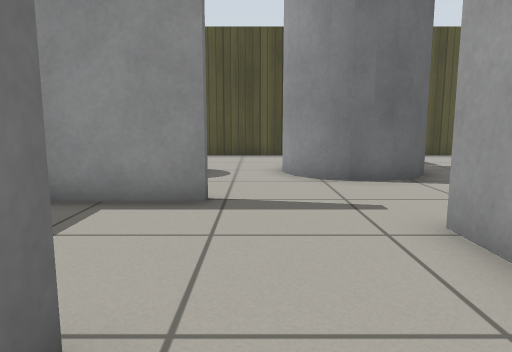
view 1 (above)

17 first-person views from a walk through a Gazebo world. The camera is 0.62 m above the floor, tilts 8° down and sees 70° across. The floor is counted in squares, 0.5 m on a side. Each view is taken from the middle of a square. On the plan, view 1 faces up. The plan holds only what a view shows up to about 15 squares ahead; the rest is blank. Gazebo's built-in surfaces are drawn with simple patterns.

view 2
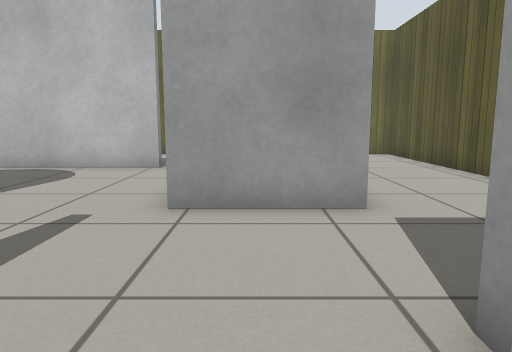

view 3
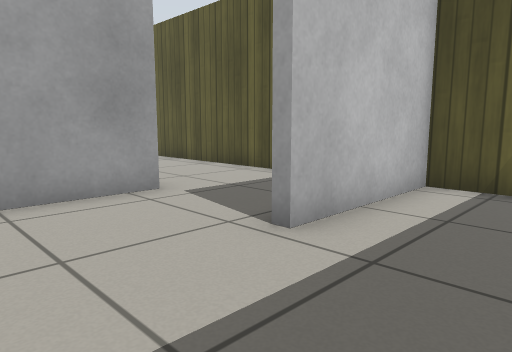

view 4
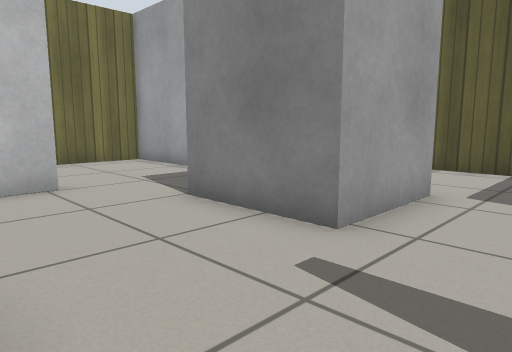

view 5
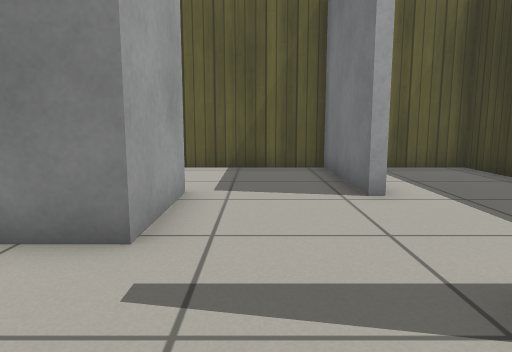

view 6
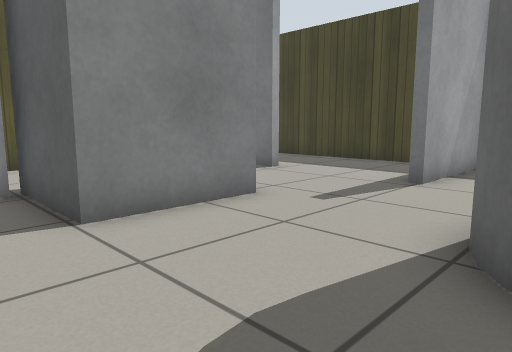

view 7
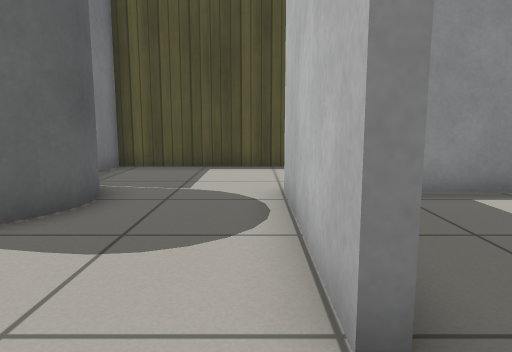

view 8
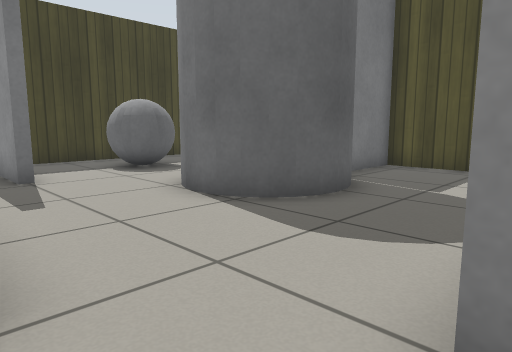

view 9
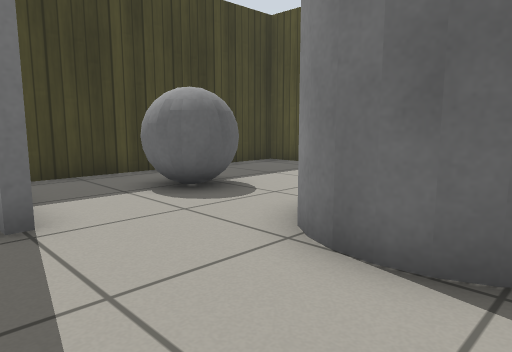

view 10
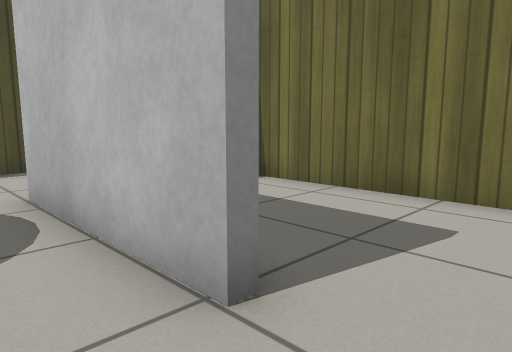

view 11
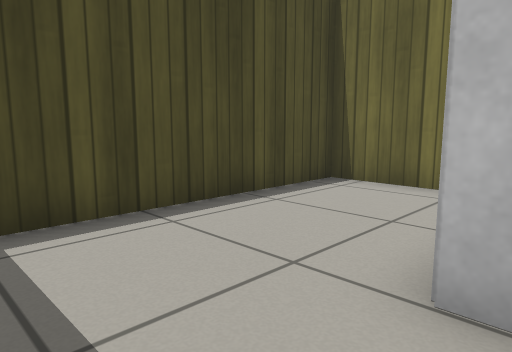

view 12
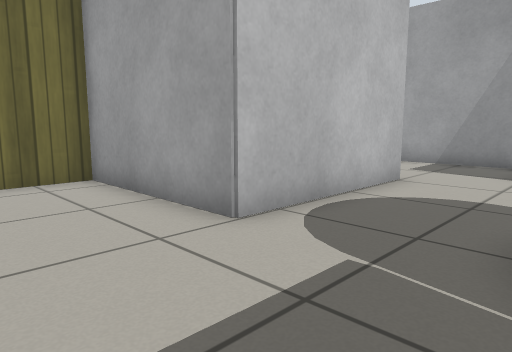

view 13
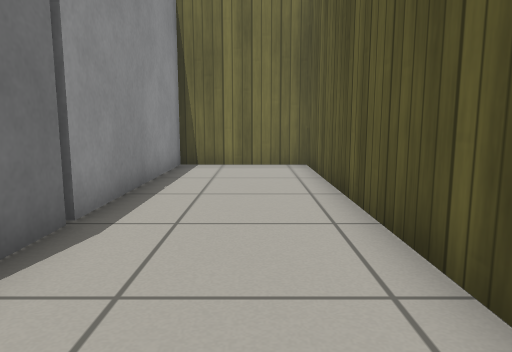

view 14
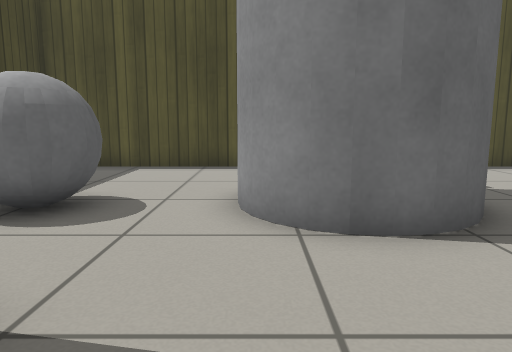

view 15
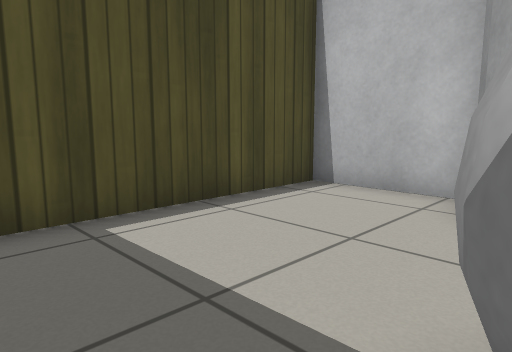

view 16
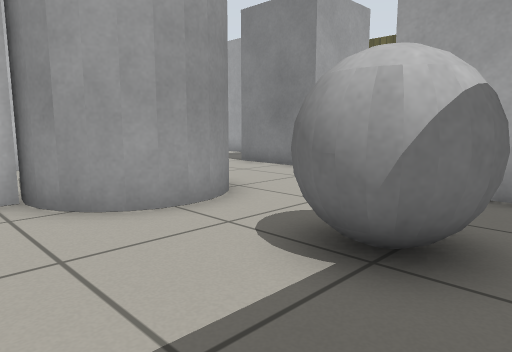

view 17
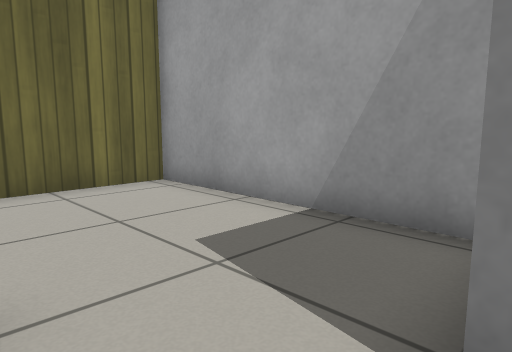

### Floor plan
Key: @ floor where view 1 was taken; # wall or solid block; . floor; C grey cylinder; B grey box; G grey ball.
Columns run from 5 left of view 1 to 13 right of it. Each row starts with its distance up from view 1.
 15 ###################
 14 #.......#.........#
 13 #.......#.........#
 12 #.......#.........#
 11 #.....CC C...######
 10 #.GG..C  C...#....#
  9 #.GG..C  C...#....#
  8 #......CC....#....#
  7 #............#....#
  6 #####........#....#
  5 #.................#
  4 #.......BBB.......#
  3 #.......B B.......#
  2 #.......B B.......#
  1 #...#.....B########
  0 #...#@............#
 -1 #...#.............#
 -2 #...#.............#
 -3 ###################

Positions as (right, up) in squares from view 1, and headings:
1: (0, 0), facing up
2: (-3, 3), facing right
3: (-4, 5), facing down-right
4: (0, 8), facing down-right
5: (1, 8), facing down
6: (7, 9), facing down-left
7: (7, 4), facing up
8: (8, 4), facing up-left
9: (4, 5), facing up-left
10: (6, 4), facing up-right
11: (5, 10), facing up-right
12: (4, 14), facing down-right
13: (1, -1), facing right
14: (1, 4), facing up
15: (-4, 10), facing up-right
16: (-4, 13), facing down-right
17: (5, 6), facing down-right
